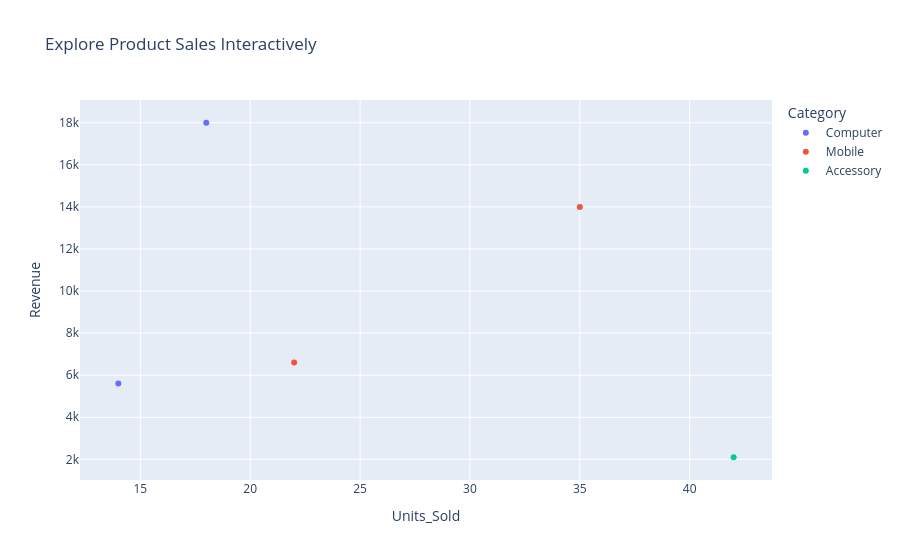

The notebook cell this image was saved under:
### Markdown cell above
# 7. Understanding interactivity

## Theory
Plotly's interactivity is built into its rendered chart. Depending on chart type and display environment, the toolbar can offer zoom, pan, box or lasso selection, autoscale, and image export. Hover tooltips are controlled by settings such as `hover_data`, `hover_name`, and `hovertemplate`.

## Question
Create a scatter plot with detailed hover text and practice the built-in chart controls.

### Code cell
# Make a simple scatter plot with customized hover information.
fig_interactive = px.scatter(
    sales_df,
    x="Units_Sold",
    y="Revenue",
    color="Category",
    hover_name="Product",
    hover_data={
        "Units_Sold": True,
        "Revenue": ":,.0f",  # display revenue with thousands separators and no decimals
        "Category": True
    },
    title="Explore Product Sales Interactively"
)

fig_interactive.show()

### Figure 1 — Plotly figure (JSON) as saved in the notebook; plotly's stock layout.template omitted (floating-point values rounded to 4 significant figures)
{"data": [{"customdata": [["Computer"], ["Computer"]], "hovertemplate": "<b>%{hovertext}</b><br><br>Category=%{customdata[0]}<br>Units_Sold=%{x}<br>Revenue=%{y:,.0f}<extra></extra>", "hovertext": ["Laptop", "Monitor"], "legendgroup": "Computer", "marker": {"color": "#636efa", "symbol": "circle"}, "mode": "markers", "name": "Computer", "orientation": "v", "showlegend": true, "type": "scatter", "x": [18, 14], "xaxis": "x", "y": [18000, 5600], "yaxis": "y"}, {"customdata": [["Mobile"], ["Mobile"]], "hovertemplate": "<b>%{hovertext}</b><br><br>Category=%{customdata[0]}<br>Units_Sold=%{x}<br>Revenue=%{y:,.0f}<extra></extra>", "hovertext": ["Phone", "Tablet"], "legendgroup": "Mobile", "marker": {"color": "#EF553B", "symbol": "circle"}, "mode": "markers", "name": "Mobile", "orientation": "v", "showlegend": true, "type": "scatter", "x": [35, 22], "xaxis": "x", "y": [14000, 6600], "yaxis": "y"}, {"customdata": [["Accessory"]], "hovertemplate": "<b>%{hovertext}</b><br><br>Category=%{customdata[0]}<br>Units_Sold=%{x}<br>Revenue=%{y:,.0f}<extra></extra>", "hovertext": ["Keyboard"], "legendgroup": "Accessory", "marker": {"color": "#00cc96", "symbol": "circle"}, "mode": "markers", "name": "Accessory", "orientation": "v", "showlegend": true, "type": "scatter", "x": [42], "xaxis": "x", "y": [2100], "yaxis": "y"}], "layout": {"legend": {"title": {"text": "Category"}, "tracegroupgap": 0}, "title": {"text": "Explore Product Sales Interactively"}, "xaxis": {"anchor": "y", "domain": [0, 1], "title": {"text": "Units_Sold"}}, "yaxis": {"anchor": "x", "domain": [0, 1], "title": {"text": "Revenue"}}}}
